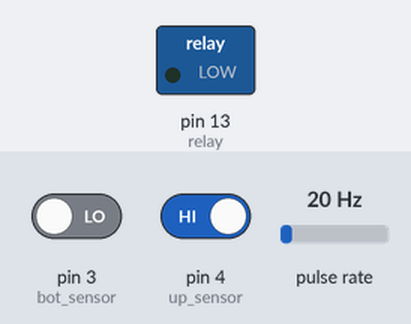
The sketch below on a simulated Arduino Uno, built with avr-gcc and run on an emulated ATmega328P. Parts: switched loads named in the sketch (green lamp = pin HIGH). Wiring (inferred from the names in the program): pulse sensor: data pin 2. The inputs (shaded band) are chosen by the test bench; at power-on: pin 4 (up_sensor) HIGH, pin 3 (bot_sensor) LOW, pulse rate 20 Hz. EEPROM starts erased.

Above: at 1.2 s.
1.3 s: pin 4 (up_sensor) driven LOW
At 10.7 s:
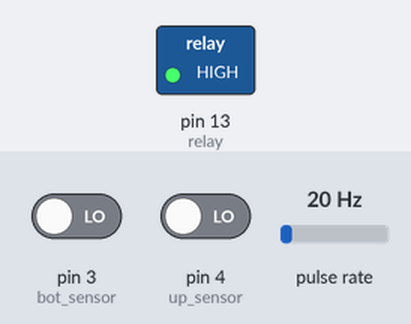
Timing chart, 0 to 12.2 s (numbered marks = the images above; inputs shaded):
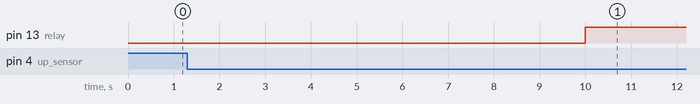

Measured:
- after the input at 1.3 s, pin 13 (relay): LOW → HIGH after 8.7 s

The sketch:

filling-system.ino
```cpp
#include <EEPROM.h>				//EPROM support

unsigned char relay = 13;			//pump activation relay
unsigned char up_sensor = 4;			//upper sensor located in the tank
unsigned char bot_sensor = 3;			//bottom sensor located in the tank
unsigned char flowsensor = 2;			//flow sensor located before the pump

bool position = EEPROM.read(0);			//reading the tank status from the EEPROM memory

volatile int flow_frequency;			// Measures flow sensor pulses
void flow ()					// Interrupt function
{
   flow_frequency++;
}

void setup() {
  pinMode(relay, OUTPUT);			//output on pump relay
  pinMode(up_sensor, INPUT);			//input from the upper sensor
  pinMode(bot_sensor, INPUT);			//input from the bottom sensor

  digitalWrite(relay, HIGH);			//Turn off pump relay

  pinMode(flowsensor, INPUT);
  digitalWrite(flowsensor, HIGH);		// Optional Internal Pull-Up
  attachInterrupt(0, flow, RISING);		// Setup Interrupt
  sei(); 					// Enable interrupts
}

void loop() {
    if(digitalRead(up_sensor) == 0)		//if the water rises to the upper sensor, set position to false
    {
      position = false;
    }
    if(digitalRead(bot_sensor) == 1)		//if the water drops below the bottom sensor, set position to false
    {
      position = true;
    }
    EEPROM.update(0, position);			//save tank status to EEPROM

	if(position == false)			//if the position is false, the pump relay is turned off and the program pauses for an hour and re-checks the sensor status
    {
      digitalWrite(relay, HIGH);
      delay(3600000);				//one hour break
    }
    if(position == true)			//if position is true turn on the pump and check if water flows
    {
      digitalWrite(relay, LOW);
      flow_frequency = 0;			//reset the flow meter
      delay(10000);				//wait 10 seconds (checks flow every 10 seconds)
      if (flow_frequency < 10)			//if the water does not flow, turn off the pump relay and take an hour break and check if water flows again
      {
        digitalWrite(relay, HIGH);
        delay(3600000);				//one hour break
      }
      flow_frequency = 0;			//reset the flow meter
    }
}
```
